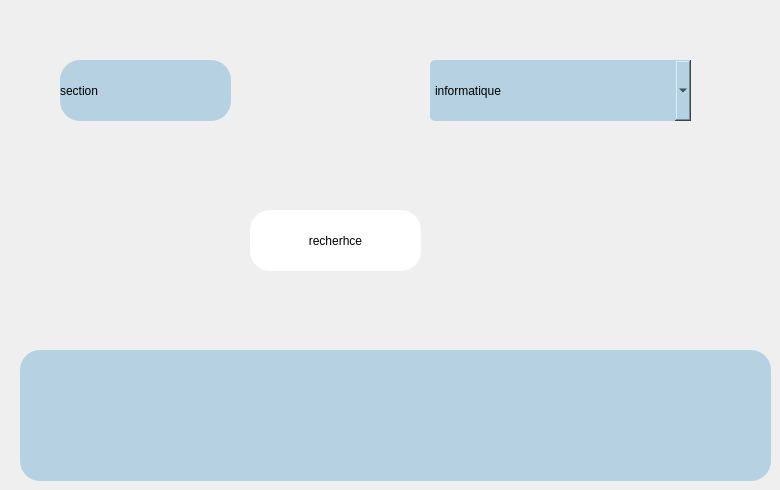
      <widget class="QWidget" name="recherche_section">
       <widget class="QLabel" name="label_20">
        <property name="geometry">
         <rect>
          <x>60</x>
          <y>60</y>
          <width>171</width>
          <height>61</height>
         </rect>
        </property>
        <property name="styleSheet">
         <string notr="true">font: 12pt &quot;Palatino Linotype&quot;;
background-color: rgb(182, 209, 226);
border-radius:20px;</string>
        </property>
        <property name="text">
         <string>section</string>
        </property>
       </widget>
       <widget class="QLabel" name="res21">
        <property name="geometry">
         <rect>
          <x>20</x>
          <y>350</y>
          <width>751</width>
          <height>131</height>
         </rect>
        </property>
        <property name="styleSheet">
         <string notr="true">border-radius:20px;
background-color: rgb(200, 217, 237);
background-color: rgb(197, 225, 236);
background-color: rgb(182, 209, 226);

font: 75 8pt &quot;Palatino Linotype&quot;;</string>
        </property>
        <property name="text">
         <string/>
        </property>
       </widget>
       <widget class="QPushButton" name="recherche_sec">
        <property name="geometry">
         <rect>
          <x>250</x>
          <y>210</y>
          <width>171</width>
          <height>61</height>
         </rect>
        </property>
        <property name="styleSheet">
         <string notr="true">border-radius:20px;
font: 75 12pt &quot;Palatino Linotype&quot;;
background-color: rgb(255, 255, 255);
color: rgb(0, 0, 0);</string>
        </property>
        <property name="text">
         <string>recherhce</string>
        </property>
       </widget>
       <widget class="QComboBox" name="section_recherhce">
        <property name="geometry">
         <rect>
          <x>430</x>
          <y>60</y>
          <width>261</width>
          <height>61</height>
         </rect>
        </property>
        <property name="styleSheet">
         <string notr="true">font: 12pt &quot;Palatino Linotype&quot;;
background-color: rgb(182, 209, 226);
border-radius:5px;</string>
        </property>
        <item>
         <property name="text">
          <string>informatique</string>
         </property>
        </item>
        <item>
         <property name="text">
          <string>maths</string>
         </property>
        </item>
        <item>
         <property name="text">
          <string>prépa</string>
         </property>
        </item>
        <item>
         <property name="text">
          <string>tic</string>
         </property>
        </item>
       </widget>
      </widget>
